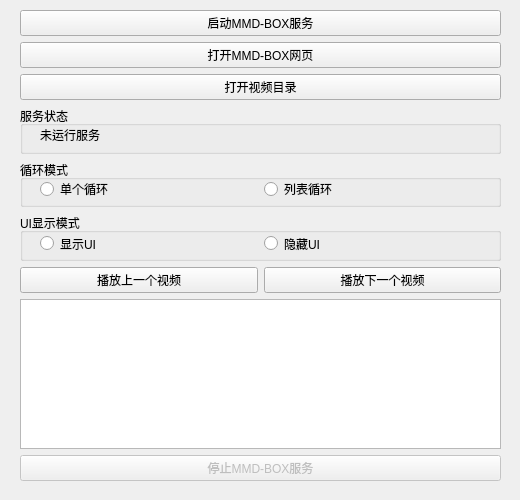
<?xml version="1.0" encoding="UTF-8"?>
<ui version="4.0">
 <class>Form</class>
 <widget class="QWidget" name="Form">
  <property name="geometry">
   <rect>
    <x>0</x>
    <y>0</y>
    <width>520</width>
    <height>500</height>
   </rect>
  </property>
  <property name="minimumSize">
   <size>
    <width>520</width>
    <height>500</height>
   </size>
  </property>
  <property name="maximumSize">
   <size>
    <width>520</width>
    <height>500</height>
   </size>
  </property>
  <property name="windowTitle">
   <string>Form</string>
  </property>
  <widget class="QWidget" name="layoutWidget">
   <property name="geometry">
    <rect>
     <x>20</x>
     <y>10</y>
     <width>481</width>
     <height>471</height>
    </rect>
   </property>
   <layout class="QVBoxLayout" name="verticalLayout">
    <property name="leftMargin">
     <number>0</number>
    </property>
    <property name="topMargin">
     <number>0</number>
    </property>
    <property name="rightMargin">
     <number>0</number>
    </property>
    <property name="bottomMargin">
     <number>0</number>
    </property>
    <item>
     <widget class="QPushButton" name="pushButton">
      <property name="enabled">
       <bool>true</bool>
      </property>
      <property name="text">
       <string>启动MMD-BOX服务</string>
      </property>
     </widget>
    </item>
    <item>
     <widget class="QPushButton" name="pushButton_3">
      <property name="text">
       <string>打开MMD-BOX网页</string>
      </property>
     </widget>
    </item>
    <item>
     <widget class="QPushButton" name="pushButton_4">
      <property name="text">
       <string>打开视频目录</string>
      </property>
     </widget>
    </item>
    <item>
     <widget class="QGroupBox" name="groupBox_3">
      <property name="title">
       <string>服务状态</string>
      </property>
      <widget class="QWidget" name="layoutWidget_3">
       <property name="geometry">
        <rect>
         <x>20</x>
         <y>20</y>
         <width>441</width>
         <height>18</height>
        </rect>
       </property>
       <layout class="QHBoxLayout" name="horizontalLayout_4">
        <item>
         <widget class="QLabel" name="label">
          <property name="text">
           <string>未运行服务</string>
          </property>
         </widget>
        </item>
       </layout>
      </widget>
     </widget>
    </item>
    <item>
     <widget class="QGroupBox" name="groupBox">
      <property name="title">
       <string>循环模式</string>
      </property>
      <widget class="QWidget" name="layoutWidget">
       <property name="geometry">
        <rect>
         <x>20</x>
         <y>20</y>
         <width>441</width>
         <height>18</height>
        </rect>
       </property>
       <layout class="QHBoxLayout" name="horizontalLayout_2">
        <item>
         <widget class="QRadioButton" name="radioButton">
          <property name="text">
           <string>单个循环</string>
          </property>
         </widget>
        </item>
        <item>
         <widget class="QRadioButton" name="radioButton_2">
          <property name="text">
           <string>列表循环</string>
          </property>
         </widget>
        </item>
       </layout>
      </widget>
     </widget>
    </item>
    <item>
     <widget class="QGroupBox" name="groupBox_2">
      <property name="font">
       <font>
        <weight>50</weight>
        <bold>false</bold>
       </font>
      </property>
      <property name="title">
       <string>UI显示模式</string>
      </property>
      <widget class="QWidget" name="layoutWidget_2">
       <property name="geometry">
        <rect>
         <x>20</x>
         <y>20</y>
         <width>441</width>
         <height>21</height>
        </rect>
       </property>
       <layout class="QHBoxLayout" name="horizontalLayout_3">
        <item>
         <widget class="QRadioButton" name="radioButton_3">
          <property name="text">
           <string>显示UI</string>
          </property>
         </widget>
        </item>
        <item>
         <widget class="QRadioButton" name="radioButton_4">
          <property name="text">
           <string>隐藏UI</string>
          </property>
         </widget>
        </item>
       </layout>
      </widget>
     </widget>
    </item>
    <item>
     <layout class="QHBoxLayout" name="horizontalLayout">
      <item>
       <widget class="QPushButton" name="pushButton_6">
        <property name="text">
         <string>播放上一个视频</string>
        </property>
       </widget>
      </item>
      <item>
       <widget class="QPushButton" name="pushButton_5">
        <property name="text">
         <string>播放下一个视频</string>
        </property>
       </widget>
      </item>
     </layout>
    </item>
    <item>
     <widget class="QTextBrowser" name="textBrowser">
      <property name="maximumSize">
       <size>
        <width>16777215</width>
        <height>150</height>
       </size>
      </property>
     </widget>
    </item>
    <item>
     <widget class="QPushButton" name="pushButton_2">
      <property name="enabled">
       <bool>false</bool>
      </property>
      <property name="text">
       <string>停止MMD-BOX服务</string>
      </property>
     </widget>
    </item>
   </layout>
  </widget>
 </widget>
 <resources/>
 <connections/>
</ui>
